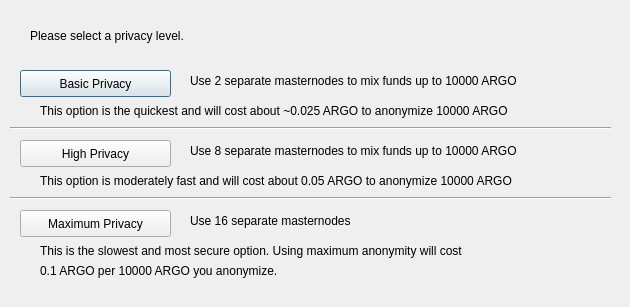
<?xml version="1.0" encoding="UTF-8"?>
<ui version="4.0">
 <class>DarksendConfig</class>
 <widget class="QDialog" name="DarksendConfig">
  <property name="geometry">
   <rect>
    <x>0</x>
    <y>0</y>
    <width>630</width>
    <height>307</height>
   </rect>
  </property>
  <property name="windowTitle">
   <string>Configure PrivateSend</string>
  </property>
  <widget class="QPushButton" name="buttonBasic">
   <property name="geometry">
    <rect>
     <x>20</x>
     <y>70</y>
     <width>151</width>
     <height>27</height>
    </rect>
   </property>
   <property name="text">
    <string>Basic Privacy</string>
   </property>
  </widget>
  <widget class="QPushButton" name="buttonHigh">
   <property name="geometry">
    <rect>
     <x>20</x>
     <y>140</y>
     <width>151</width>
     <height>27</height>
    </rect>
   </property>
   <property name="text">
    <string>High Privacy</string>
   </property>
  </widget>
  <widget class="QPushButton" name="buttonMax">
   <property name="geometry">
    <rect>
     <x>20</x>
     <y>210</y>
     <width>151</width>
     <height>27</height>
    </rect>
   </property>
   <property name="text">
    <string>Maximum Privacy</string>
   </property>
  </widget>
  <widget class="QLabel" name="label">
   <property name="geometry">
    <rect>
     <x>30</x>
     <y>20</y>
     <width>571</width>
     <height>31</height>
    </rect>
   </property>
   <property name="text">
    <string>Please select a privacy level.</string>
   </property>
  </widget>
  <widget class="QLabel" name="label_2">
   <property name="geometry">
    <rect>
     <x>190</x>
     <y>70</y>
     <width>421</width>
     <height>21</height>
    </rect>
   </property>
   <property name="text">
    <string>Use 2 separate masternodes to mix funds up to 10000 ARGO</string>
   </property>
  </widget>
  <widget class="QLabel" name="label_3">
   <property name="geometry">
    <rect>
     <x>190</x>
     <y>140</y>
     <width>411</width>
     <height>21</height>
    </rect>
   </property>
   <property name="text">
    <string>Use 8 separate masternodes to mix funds up to 10000 ARGO</string>
   </property>
  </widget>
  <widget class="QLabel" name="label_4">
   <property name="geometry">
    <rect>
     <x>190</x>
     <y>210</y>
     <width>421</width>
     <height>21</height>
    </rect>
   </property>
   <property name="text">
    <string>Use 16 separate masternodes</string>
   </property>
  </widget>
  <widget class="QLabel" name="label_6">
   <property name="geometry">
    <rect>
     <x>40</x>
     <y>100</y>
     <width>561</width>
     <height>21</height>
    </rect>
   </property>
   <property name="text">
    <string>This option is the quickest and will cost about ~0.025 ARGO to anonymize 10000 ARGO</string>
   </property>
  </widget>
  <widget class="QLabel" name="label_7">
   <property name="geometry">
    <rect>
     <x>40</x>
     <y>170</y>
     <width>561</width>
     <height>21</height>
    </rect>
   </property>
   <property name="text">
    <string>This option is moderately fast and will cost about 0.05 ARGO to anonymize 10000 ARGO</string>
   </property>
  </widget>
  <widget class="QLabel" name="label_8">
   <property name="geometry">
    <rect>
     <x>40</x>
     <y>240</y>
     <width>561</width>
     <height>21</height>
    </rect>
   </property>
   <property name="text">
    <string>This is the slowest and most secure option. Using maximum anonymity will cost</string>
   </property>
  </widget>
  <widget class="QLabel" name="label_9">
   <property name="geometry">
    <rect>
     <x>40</x>
     <y>260</y>
     <width>561</width>
     <height>21</height>
    </rect>
   </property>
   <property name="text">
    <string>0.1 ARGO per 10000 ARGO you anonymize.</string>
   </property>
  </widget>
  <widget class="Line" name="line">
   <property name="geometry">
    <rect>
     <x>10</x>
     <y>120</y>
     <width>601</width>
     <height>16</height>
    </rect>
   </property>
   <property name="orientation">
    <enum>Qt::Horizontal</enum>
   </property>
  </widget>
  <widget class="Line" name="line_2">
   <property name="geometry">
    <rect>
     <x>10</x>
     <y>190</y>
     <width>601</width>
     <height>16</height>
    </rect>
   </property>
   <property name="orientation">
    <enum>Qt::Horizontal</enum>
   </property>
  </widget>
 </widget>
 <resources/>
 <connections/>
</ui>
